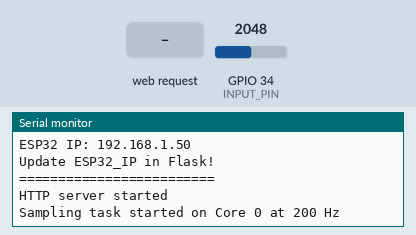
A sketch run on a simulated ESP32. On the bench: the last lines printed to the serial monitor. Inputs (shaded band) come from the test bench; at power-on: GPIO 34 (INPUT_PIN) = 2048 (analog values on the 0–4095 scale). WiFi joins after 1.5 s; servers stay silent unless stated.

Above: at 2.7 s.
2.8 s: HTTP request GET /set_channel?ch=1 received
At 3.9 s:
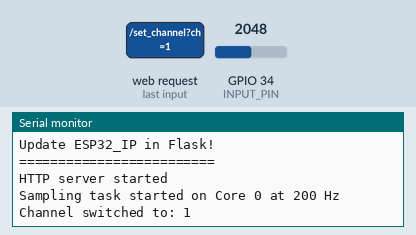
4.3 s: HTTP request GET /set_channel?ch=0 received
At 5.0 s:
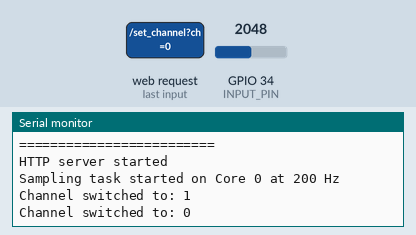

Measured:
- after the input at 2.8 s, the serial monitor: prints a new line at once (image 1)
- after the input at 4.3 s, the serial monitor: prints a new line at once (image 2)

The sketch:

acquisition_esp32_regular.ino
```cpp
// --- WiFi credentials ---
const char* SSID     = "Spasmender";
const char* PASSWORD = "scancheytuedukku";
// =============================================================
// EMG Signal Acquisition — Muscle BioAmp Candy
// Upside Down Labs | https://github.com/upsidedownlabs
// =============================================================
// Sampling runs on a dedicated FreeRTOS task pinned to Core 0.
// The HTTP server runs on Core 1 via loop().
// Both cores run simultaneously so handleClient() blocking
// never affects the 200 Hz sample rate.
// A 3-bit MUX (74HC4051) selects between 4 sensor channels.
// Flask polls /data every 100 ms to receive 20 batched samples.
// =============================================================

#include <WiFi.h>
#include <WebServer.h>
#include "esp_wifi.h"


// --- Sampling ---
#define SAMPLE_RATE  200
#define BATCH_SIZE   20
#define BAUD_RATE    115200
#define INPUT_PIN    34       // ADC1 pin — safe with WiFi active
#define BUFFER_SIZE  128

// --- MUX channel select pins ---
// Use GPIOs that are NOT ADC2 and NOT strapping pins
#define S0  26
#define S1  27
#define S2  14

// --- Globals ---
int circular_buffer[BUFFER_SIZE];
int data_index    = 0, sum = 0;
int currentChannel = 0;

// Batch buffer — written by sampling task, read by handleData()
struct Sample { int raw; int env; };
volatile Sample batch[BATCH_SIZE];
volatile int    batch_index = 0;

// Mutex to protect batch access between cores
SemaphoreHandle_t batchMutex;

// Flag to pause sampling briefly during channel switch
volatile bool pauseSampling = false;

WebServer server(80);

// =============================================================
// MUX channel selection
// Must NOT be called from the sampling task (Core 0) at the
// same time as a channel switch — pauseSampling guards this.
// =============================================================
void setChannel(int ch) {
    digitalWrite(S0,  ch        & 1);
    digitalWrite(S1, (ch >> 1)  & 1);
    digitalWrite(S2, (ch >> 2)  & 1);
    delayMicroseconds(200);   // allow MUX to settle
}

// =============================================================
// Envelope detection
// =============================================================
int getEnvelop(int abs_emg) {
    sum -= circular_buffer[data_index];
    sum += abs_emg;
    circular_buffer[data_index] = abs_emg;
    data_index = (data_index + 1) % BUFFER_SIZE;
    return (sum / BUFFER_SIZE) * 2;
}

// =============================================================
// Band-Pass Butterworth IIR Filter
// Order 4, second-order sections | 74.5–149.5 Hz @ 200 Hz Fs
// =============================================================
float EMGFilter(float input) {
    float output = input;
    { static float z1, z2;
      float x = output - 0.05159732f*z1 - 0.36347401f*z2;
      output   = 0.01856301f*x + 0.03712602f*z1 + 0.01856301f*z2;
      z2=z1; z1=x; }
    { static float z1, z2;
      float x = output + 0.53945795f*z1 - 0.39764934f*z2;
      output   = x - 2.0f*z1 + z2;
      z2=z1; z1=x; }
    { static float z1, z2;
      float x = output - 0.47319594f*z1 - 0.70744137f*z2;
      output   = x + 2.0f*z1 + z2;
      z2=z1; z1=x; }
    { static float z1, z2;
      float x = output + 1.00211112f*z1 - 0.74520226f*z2;
      output   = x - 2.0f*z1 + z2;
      z2=z1; z1=x; }
    return output;
}

// =============================================================
// Sampling task — runs on Core 0 at exactly 200 Hz
// Uses vTaskDelayUntil for precise 5 ms intervals
// =============================================================
void samplingTask(void* pvParameters) {
    const TickType_t period = pdMS_TO_TICKS(1000 / SAMPLE_RATE); // 5 ms
    TickType_t lastWakeTime = xTaskGetTickCount();

    for (;;) {
        vTaskDelayUntil(&lastWakeTime, period);

        // Skip sample during channel switch to avoid MUX glitch
        if (pauseSampling) continue;

        int raw     = analogRead(INPUT_PIN);
        int signal  = (int)EMGFilter((float)raw);
        int envelop = getEnvelop(abs(signal));

        if (xSemaphoreTake(batchMutex, 0) == pdTRUE) {
            int slot = batch_index % BATCH_SIZE;
            batch[slot].raw = signal;
            batch[slot].env = envelop;
            batch_index++;
            xSemaphoreGive(batchMutex);
        }
    }
}

// =============================================================
// HTTP handlers — run on Core 1 via loop()
// =============================================================

// Flask GETs this every ~100 ms to fetch 20 batched samples
void handleData() {
    server.sendHeader("Connection", "keep-alive");
    server.sendHeader("Keep-Alive", "timeout=5, max=1000");

    // Snapshot batch safely
    Sample snapshot[BATCH_SIZE];
    if (xSemaphoreTake(batchMutex, pdMS_TO_TICKS(10)) == pdTRUE) {
        for (int i = 0; i < BATCH_SIZE; i++) {
            snapshot[i].raw = batch[i].raw;
            snapshot[i].env = batch[i].env;
        }
        xSemaphoreGive(batchMutex);
    }

    String json = "[";
    for (int i = 0; i < BATCH_SIZE; i++) {
        json += "{\"raw\":" + String(snapshot[i].raw) +
                ",\"env\":" + String(snapshot[i].env) + "}";
        if (i < BATCH_SIZE - 1) json += ",";
    }
    json += "]";
    server.send(200, "application/json", json);
}

// Flask GETs this to switch the MUX channel
// e.g. GET /set_channel?ch=2
void handleSetChannel() {
    if (!server.hasArg("ch")) {
        server.send(400, "application/json", "{\"error\":\"Missing ch param\"}");
        return;
    }

    int ch = server.arg("ch").toInt();
    if (ch < 0 || ch > 3) {
        server.send(400, "application/json", "{\"error\":\"Invalid channel\"}");
        return;
    }

    // Pause sampling briefly so MUX glitch samples don't enter the batch
    pauseSampling = true;
    delayMicroseconds(500);   // wait for any in-progress sample to finish

    currentChannel = ch;
    setChannel(ch);

    // Reset envelope filter state and buffers on channel switch
    // so old channel's data doesn't bleed into the new channel
    if (xSemaphoreTake(batchMutex, pdMS_TO_TICKS(20)) == pdTRUE) {
        sum = 0;
        data_index = 0;
        memset(circular_buffer, 0, sizeof(circular_buffer));
        for (int i = 0; i < BATCH_SIZE; i++) {
            batch[i].raw = 0;
            batch[i].env = 0;
        }
        batch_index = 0;
        xSemaphoreGive(batchMutex);
    }

    pauseSampling = false;

    Serial.print("Channel switched to: ");
    Serial.println(ch);
    server.send(200, "application/json",
                "{\"message\":\"Channel set to " + String(ch) + "\"}");
}

// Health check — Flask pings this before starting
void handlePing() {
    server.send(200, "application/json", "{\"status\":\"ok\"}");
}

// =============================================================
// Setup
// =============================================================
void setup() {
    Serial.begin(BAUD_RATE);

    // MUX select pins
    pinMode(S0, OUTPUT);
    pinMode(S1, OUTPUT);
    pinMode(S2, OUTPUT);
    setChannel(0);   // default to channel 0

    // ADC configuration for standard ESP32
    analogReadResolution(12);
    analogSetAttenuation(ADC_11db);

    // Connect to WiFi
    WiFi.begin(SSID, PASSWORD);
    Serial.print("Connecting to WiFi");
    while (WiFi.status() != WL_CONNECTED) {
        delay(500);
        Serial.print(".");
    }
    Serial.println("\nConnected!");
    Serial.println("=========================");
    Serial.print("ESP32 IP: ");
    Serial.println(WiFi.localIP());
    Serial.println("Update ESP32_IP in Flask!");
    Serial.println("=========================");

    // Disable WiFi power saving
    WiFi.setSleep(false);
    esp_wifi_set_ps(WIFI_PS_NONE);

    // Create mutex for batch buffer access between cores
    batchMutex = xSemaphoreCreateMutex();

    // Register HTTP endpoints and start server
    server.on("/data",        HTTP_GET, handleData);
    server.on("/set_channel", HTTP_GET, handleSetChannel);
    server.on("/ping",        HTTP_GET, handlePing);
    server.begin();
    Serial.println("HTTP server started");

    // Start sampling task on Core 0
    // HTTP server runs on Core 1 via loop()
    xTaskCreatePinnedToCore(
        samplingTask,   // task function
        "EMG_Sample",  // task name
        4096,          // stack size in bytes
        NULL,          // parameters
        1,             // priority
        NULL,          // task handle
        0              // core 0
    );
    Serial.println("Sampling task started on Core 0 at 200 Hz");
}

// =============================================================
// Main loop — Core 1, handles HTTP only
// =============================================================
void loop() {
    server.handleClient();
}
```
